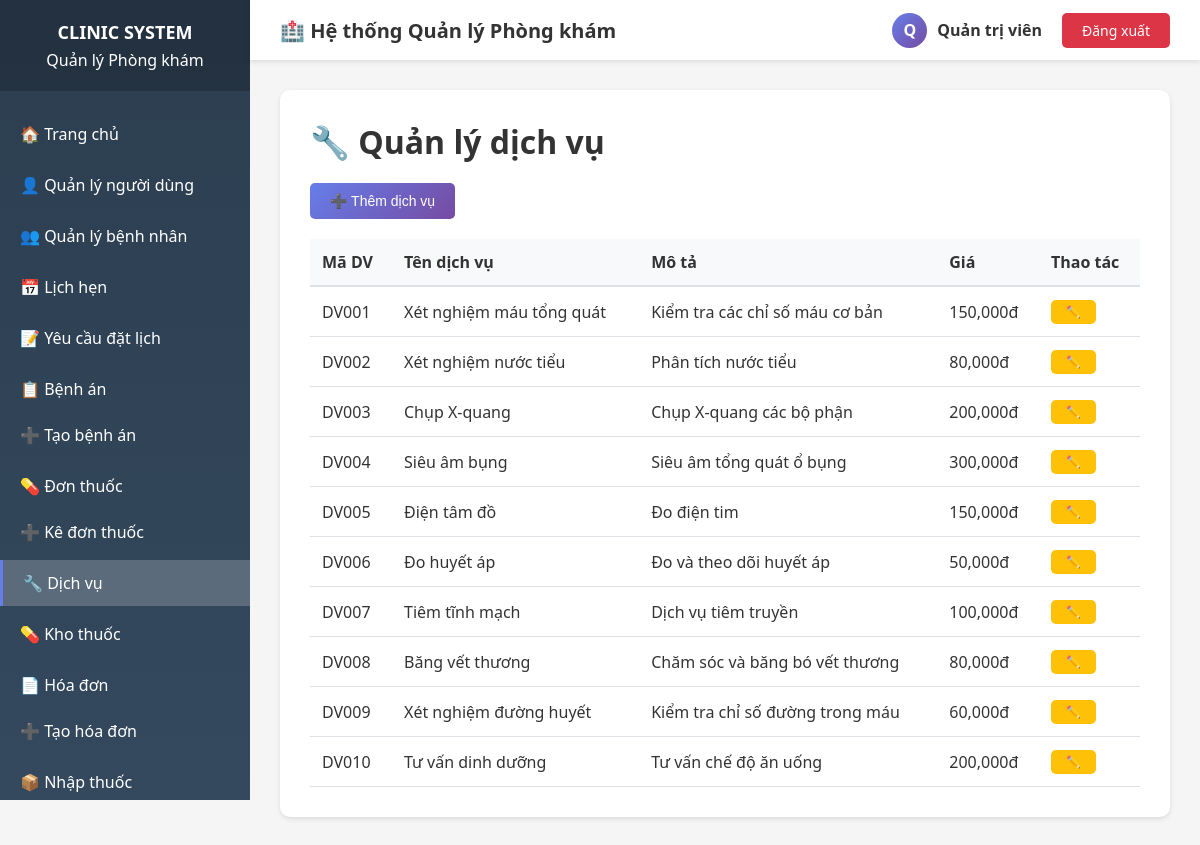
Screenshot of /services.php (signed in) with the database file from the repository.
### tables this page shows
CREATE TABLE users (
    id INT AUTO_INCREMENT PRIMARY KEY,
    username VARCHAR(50) NOT NULL UNIQUE,
    password VARCHAR(255) NOT NULL,
    role_id INT NOT NULL,
    full_name VARCHAR(100),
    email VARCHAR(100),
    phone VARCHAR(20),
    is_active BOOLEAN DEFAULT TRUE,
    created_at TIMESTAMP DEFAULT CURRENT_TIMESTAMP,
    updated_at TIMESTAMP DEFAULT CURRENT_TIMESTAMP ON UPDATE CURRENT_TIMESTAMP,
    avatar VARCHAR(255) Null,
    FOREIGN KEY (role_id) REFERENCES roles(id)
);

CREATE TABLE services (
    id INT AUTO_INCREMENT PRIMARY KEY,
    service_code VARCHAR(20) NOT NULL UNIQUE,
    service_name VARCHAR(100) NOT NULL,
    description TEXT,
    price DECIMAL(10,2) NOT NULL,
    is_active BOOLEAN DEFAULT TRUE,
    created_at TIMESTAMP DEFAULT CURRENT_TIMESTAMP,
    updated_at TIMESTAMP DEFAULT CURRENT_TIMESTAMP ON UPDATE CURRENT_TIMESTAMP
);

### config/auth.php (called while the page is built, shortened)
<?php
function hasPermission($permission_code) {
    $db = getDB();
    $stmt = $db->prepare("
        SELECT COUNT(*) as count
        FROM role_permissions rp
        JOIN permissions p ON rp.permission_id = p.id
        JOIN users u ON u.role_id = rp.role_id
        WHERE u.id = ? AND p.permission_code = ?
    ");
    $stmt->execute([$_SESSION['user_id'], $permission_code]);
    $result = $stmt->fetch();
    return $result['count'] > 0;
}
function getCurrentUser() {
    $db = getDB();
    $stmt = $db->prepare("
        SELECT u.*, r.role_name
        FROM users u
        JOIN roles r ON u.role_id = r.id
        WHERE u.id = ?
    ");
    $stmt->execute([$_SESSION['user_id']]);
    return $stmt->fetch();
}
?>

### services.php (the view, shortened to what this page needs)
<?php
require_once 'config/auth.php';
$db = getDB();
$stmt = $db->query("SELECT * FROM services WHERE is_active = 1 ORDER BY service_code");
$services = $stmt->fetchAll();
?>
<!DOCTYPE html>
<html lang="vi">
<head>
    <link rel="stylesheet" href="assets/css/style.css">
</head>
<body>
    <div class="wrapper">
        <?php include 'includes/header.php'; ?>
        <?php include 'includes/sidebar.php'; ?>
        <div class="main-content">
            <div class="form-container">
                <h1>🔧 Quản lý dịch vụ</h1>
                <?php if (hasPermission('service.manage')): ?>
                <div class="action-buttons">
                    <button class="btn btn-primary" onclick="showCreateModal()">➕ Thêm dịch vụ</button>
                </div>
                <?php endif; ?>
                <table class="data-table">
                    <thead>
                        <tr>
                            <th>Mã DV</th>
                            <th>Tên dịch vụ</th>
                            <th>Mô tả</th>
                            <th>Giá</th>
                            <th>Thao tác</th>
                        </tr>
                    </thead>
                    <tbody>
                        <?php foreach ($services as $svc): ?>
                        <tr>
                            <td><?php echo htmlspecialchars($svc['service_code']); ?></td>
                            <td><?php echo htmlspecialchars($svc['service_name']); ?></td>
                            <td><?php echo htmlspecialchars($svc['description']); ?></td>
                            <td><?php echo number_format($svc['price']); ?>đ</td>
                            <td>
                                <?php if (hasPermission('service.manage')): ?>
                                <button class="btn btn-warning btn-sm" onclick='editService(<?php echo json_encode($svc); ?>)'>✏️</button>
                                <?php endif; ?>
                            </td>
                        </tr>
                        <?php endforeach; ?>
                    </tbody>
                </table>
            </div>
        </div>
    </div>
</body>
</html>

### includes/header.php
<?php
if (!isset($user)) {
    $user = getCurrentUser();
}
?>
<div class="header">
    <div class="header-left">
        <h2>🏥 Hệ thống Quản lý Phòng khám</h2>
    </div>
    <div class="header-right">
        <div class="user-info">
            <div class="user-avatar">
                <?php echo strtoupper(substr($user['full_name'], 0, 1)); ?>
            </div>
            <div>
                <strong><?php echo htmlspecialchars($user['full_name']); ?></strong><br>
            </div>
        </div>
        <a href="logout.php" class="btn-logout">Đăng xuất</a>
    </div>
</div>

### assets/css/style.css (style rules this page uses)
* { margin: 0; padding: 0; box-sizing: border-box; }
body { font-family: 'Segoe UI', Tahoma, Geneva, Verdana, sans-serif; background: #f5f5f5; color: #333; }
.wrapper { display: flex; min-height: 100vh; }
.header { position: fixed; top: 0; left: 250px; right: 0; height: 60px; background: white; box-shadow: 0 2px 5px rgba(0,0,0,0.1); display: flex; justify-content: space-between; align-items: center; padding: 0 30px; z-index: 100; }
.header-left h2 { font-size: 20px; color: #333; }
.header-right { display: flex; align-items: center; gap: 20px; }
.user-info { display: flex; align-items: center; gap: 10px; }
.user-avatar { width: 35px; height: 35px; background: linear-gradient(135deg, #667eea 0%, #764ba2 100%); border-radius: 50%; display: flex; align-items: center; justify-content: center; color: white; font-weight: bold; }
.btn-logout { padding: 8px 20px; background: #dc3545; color: white; border: none; border-radius: 5px; cursor: pointer; text-decoration: none; font-size: 14px; transition: background 0.3s; }
.main-content { margin-left: 250px; margin-top: 60px; padding: 30px; width: calc(100% - 250px); }
.data-table { width: 100%; border-collapse: collapse; }
.data-table thead { background: #f8f9fa; }
.data-table th { padding: 12px; text-align: left; font-weight: 600; color: #333; border-bottom: 2px solid #dee2e6; }
.data-table td { padding: 12px; border-bottom: 1px solid #dee2e6; }
.form-container { background: white; padding: 30px; border-radius: 10px; box-shadow: 0 2px 5px rgba(0,0,0,0.1); }
.form-container h1 { margin-bottom: 20px; }
.btn { padding: 10px 20px; border: none; border-radius: 5px; cursor: pointer; font-size: 14px; text-decoration: none; display: inline-block; transition: all 0.3s; }
.btn-primary { background: linear-gradient(135deg, #667eea 0%, #764ba2 100%); color: white; }
.btn-warning { background: #ffc107; color: #333; }
.btn-sm { padding: 5px 15px; font-size: 12px; }
.action-buttons { display: flex; gap: 10px; margin-bottom: 20px; }

### rows the page displays
users: full_name "Q", full_name "Quản trị viên"
services: service_code "DV001", service_name "Xét nghiệm máu tổng quát", description "Kiểm tra các chỉ số máu cơ bản", price "150,000"
services: service_code "DV002", service_name "Xét nghiệm nước tiểu", description "Phân tích nước tiểu", price "80,000"
services: service_code "DV003", service_name "Chụp X-quang", description "Chụp X-quang các bộ phận", price "200,000"
services: service_code "DV004", service_name "Siêu âm bụng", description "Siêu âm tổng quát ổ bụng", price "300,000"
services: service_code "DV005", service_name "Điện tâm đồ", description "Đo điện tim", price "150,000"
services: service_code "DV006", service_name "Đo huyết áp", description "Đo và theo dõi huyết áp", price "50,000"
services: service_code "DV007", service_name "Tiêm tĩnh mạch", description "Dịch vụ tiêm truyền", price "100,000"
services: service_code "DV008", service_name "Băng vết thương", description "Chăm sóc và băng bó vết thương", price "80,000"
services: service_code "DV009", service_name "Xét nghiệm đường huyết", description "Kiểm tra chỉ số đường trong máu", price "60,000"
services: service_code "DV010", service_name "Tư vấn dinh dưỡng", description "Tư vấn chế độ ăn uống", price "200,000"
